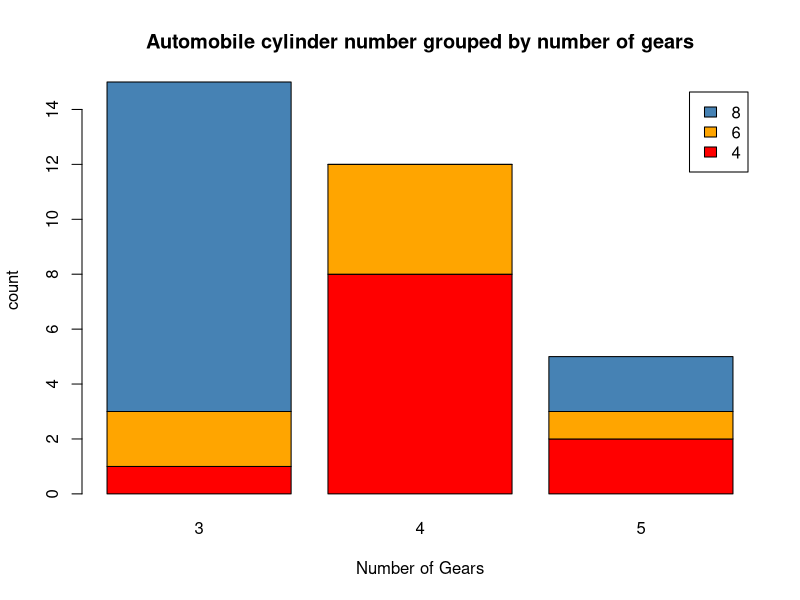
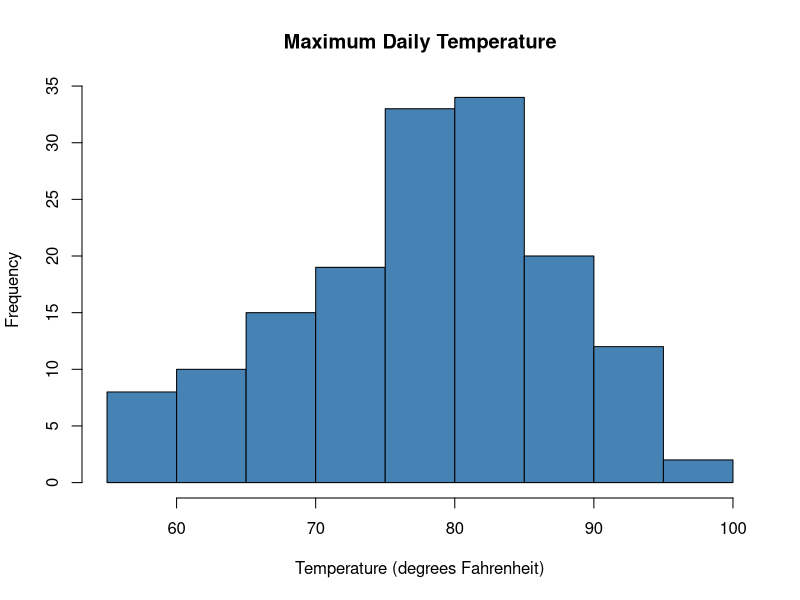
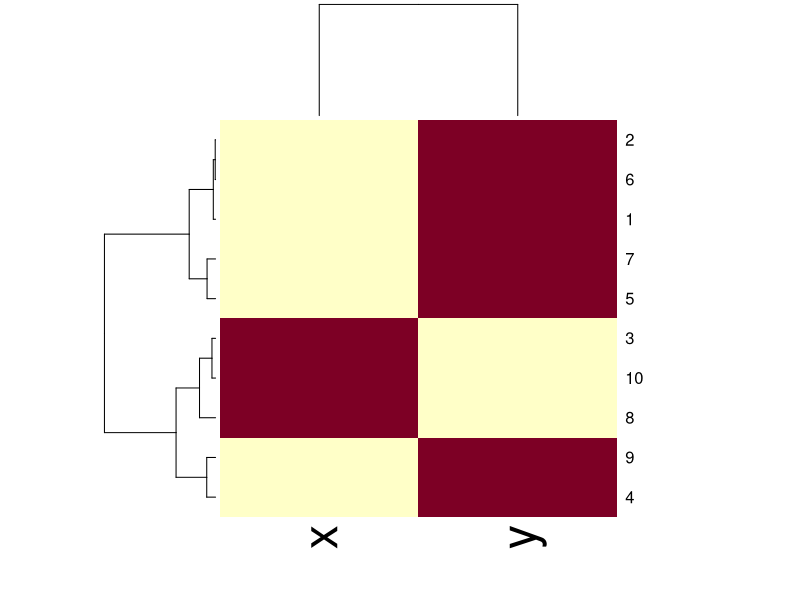
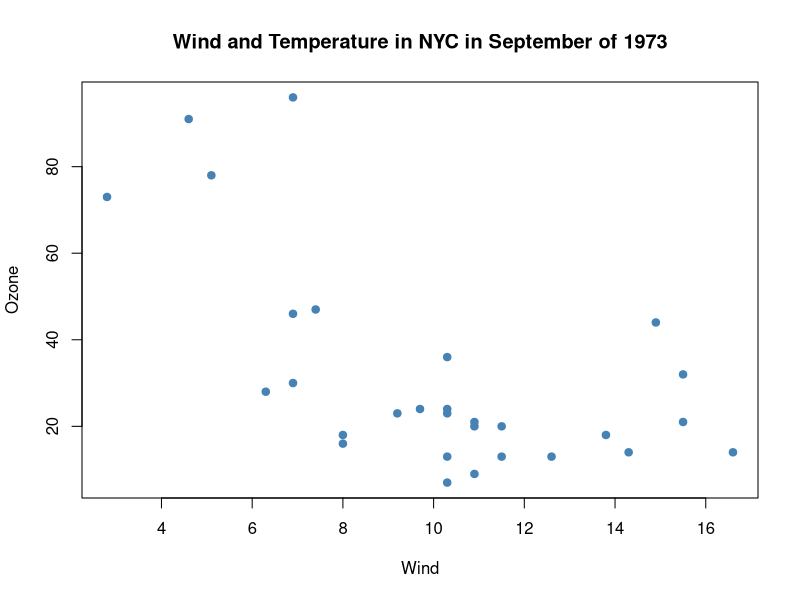
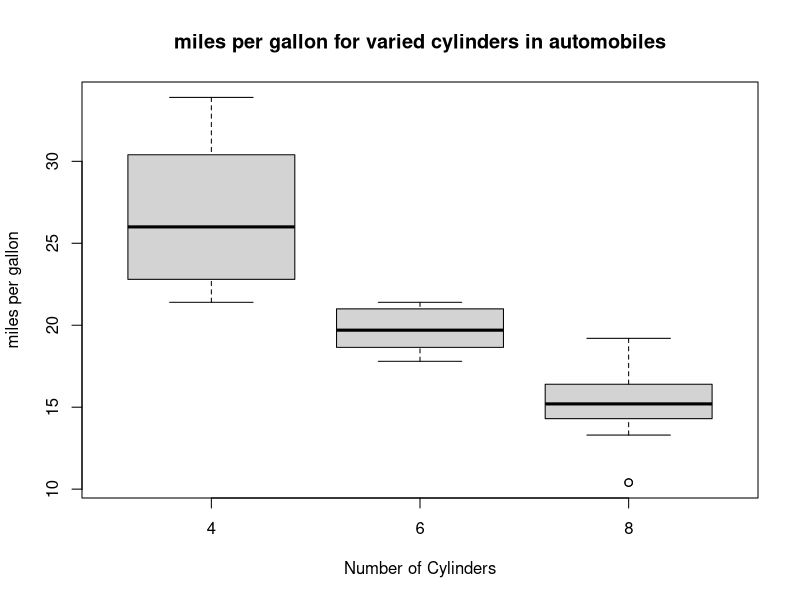

R code for these plots, in order:
# barplot
Numbers<-table(mtcars$cyl,mtcars$gear)
barplot(Numbers,main='Automobile cylinder number grouped by number of gears', 
        col=c('red','orange', 'steelblue'),legend=rownames(Numbers),xlab='Number of Gears',
        ylab='count')
# histogram of frequency of ozone values in 'airquality' dataset
hist(airquality$Temp,col='steelblue',main='Maximum Daily Temperature',
     xlab='Temperature (degrees Fahrenheit)')
# heatmap
# simulate a dataset of 10 points
x<-rnorm(10,mean=rep(1:5,each=2),sd=0.7) 
y<-rnorm(10,mean=rep(c(1,9),each=5),sd=0.1)
dataFrame<-data.frame(x=x,y=y)
set.seed(143)
dataMatrix<-as.matrix(dataFrame)[sample(1:10),] # convert to class 'matrix', then shuffle the rows of the matrix
heatmap(dataMatrix) # visualize hierarchical clustering via a heatmap 
# Scatter plot
# Plot Ozone and Temperature measurements for only the month of September 
with(subset(airquality,Month==9),plot(Wind,Ozone,col='steelblue',pch=20,cex=1.5)) 
title('Wind and Temperature in NYC in September of 1973')
mtcars<-transform(mtcars,cyl=factor(cyl)) # convert 'cyl' column from class 'numeric' to class 'factor'
class(mtcars$cyl) # 'cyl' is now a categorical variable 
boxplot(mpg~cyl,mtcars,xlab='Number of Cylinders',ylab='miles per gallon',main='miles per gallon for varied cylinders in automobiles',cex.main=1.2)
    
